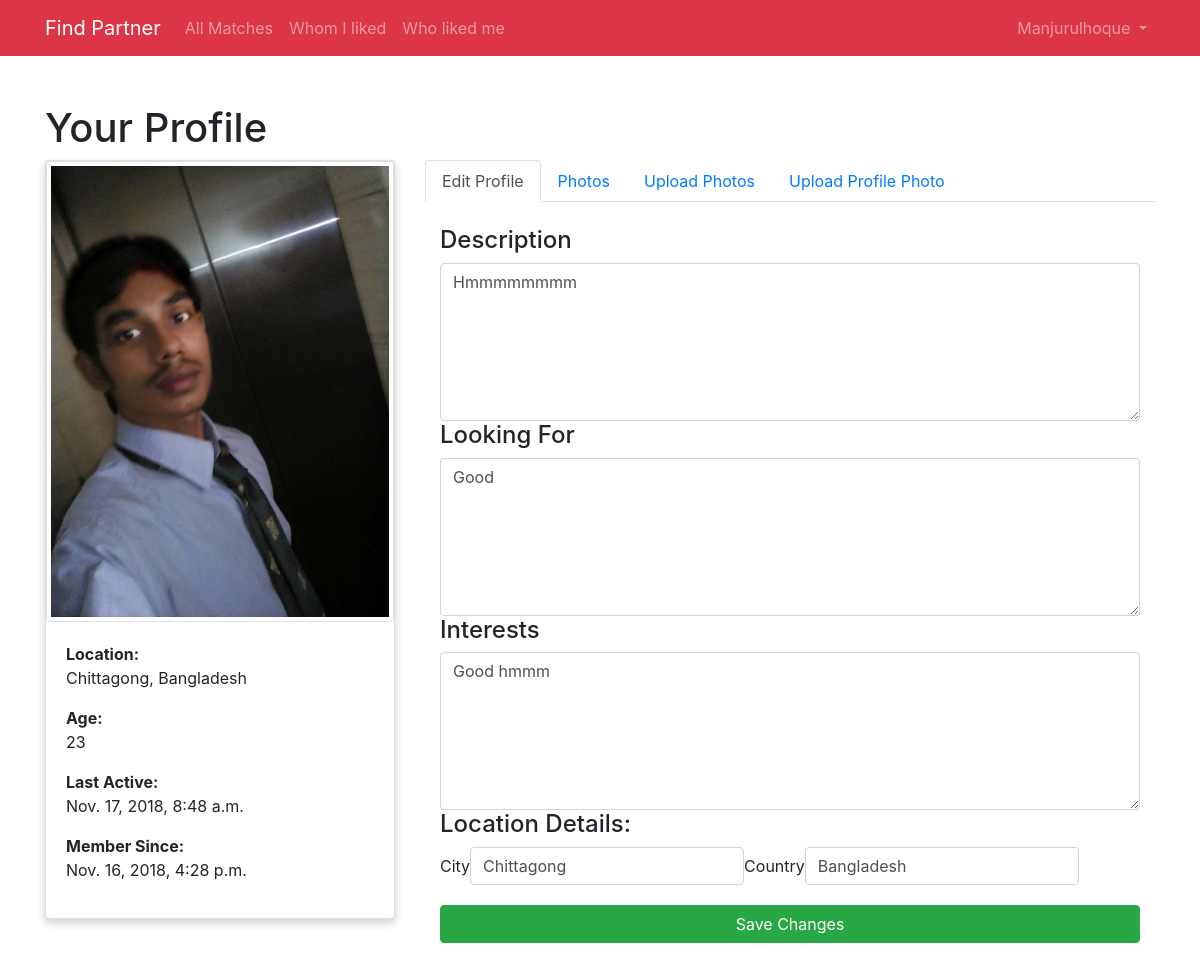
The page /profile/edit (signed in) on the database its author committed.
### accounts/models.py (models this page shows, shortened)
class User(AbstractUser):
    username = models.CharField(max_length=256, blank=False)
    email = models.EmailField(unique=True, blank=False)
    gender = models.CharField(max_length=10, blank=False)
    age = models.IntegerField(blank=False)
    dob = models.DateField(blank=True, null=True)
    about = models.TextField(blank=True, null=True)
    looking_for = models.TextField(blank=True, null=True)
    interests = models.TextField(blank=True, null=True)
    city = models.CharField(max_length=50, blank=True, null=True)
    country = models.CharField(max_length=60, blank=True, null=True)
    created_at = models.DateTimeField(auto_now_add=True, auto_now=False)
    updated_at = models.DateTimeField(default=django.utils.timezone.now, blank=True)
    profile_picture = models.ImageField(null=True,
                                        blank=True,
                                        upload_to='photos',
                                        default='images/user.png',
                                        verbose_name="profile picture"
                                        )
    USERNAME_FIELD = 'email'
    REQUIRED_FIELDS = ['username', 'gender', 'age']

### accounts/views.py (the view, shortened to what this page needs)
# urls.py: path('profile/edit', update_profile, name='profile_edit'),
@login_required(login_url="/login")
def update_profile(request):
    context = {
        "user": request.user
    }
    if request.method == "GET":
        return render(request, "profile/edit.html", context)

### templates/profile/edit.html (shortened to what this page needs)
{% extends 'layouts/app.html' %}
{% block content %}
    {% load static %}
    <div class="container mt-4">
        <div class="row">
            <div class="col-sm-4">
                <h1>Your Profile</h1>
            </div>
        </div>
        <div class="row">
            <div class="col-sm-4">
                <div class="card">
                    <img class="card-img-top img-thumbnail" src="{{ user.profile_picture.url }}" alt="">
                    <div class="card-body">
                        <div>
                            <strong>Location:</strong>
                            <p>{{ user.city }}, {{ user.country }}</p>
                        </div>
                        <div>
                            <strong>Age:</strong>
                            <p>{{ user.age }}</p>
                        </div>
                        <div>
                            <strong>Last Active:</strong>
                            <p>{{ user.updated_at }}</p>
                        </div>
                        <div>
                            <strong>Member Since:</strong>
                            <p>{{ user.created_at }}</p>
                        </div>
                    </div>
                </div>
            </div>
            <div class="col-sm-8">
                <div class="tab-panel">
                    <ul class="nav nav-tabs">
                        <li class="nav-item">
                            <a class="nav-link active" data-toggle="tab" href="#edit_profile">Edit Profile</a>
                        </li>
                        <li class="nav-item">
                            <a class="nav-link" data-toggle="tab" href="#photos">Photos</a>
                        </li>
                        <li class="nav-item">
                            <a class="nav-link" data-toggle="tab" href="#upload_photos">Upload Photos</a>
                        </li>
                        <li class="nav-item">
                            <a class="nav-link" data-toggle="tab" href="#profile_photos">Upload Profile Photo</a>
                        </li>
                    </ul>
                    <div class="tab-content">
                        <div id="edit_profile" class="container tab-pane active"><br>
                            <form action="{% url 'accounts:profile_edit' %}" method="post">
                                <h4>Description</h4>
                                <textarea class="form-control" required name="description"
                                          rows="6">{{ user.about }}</textarea>
                                <h4>Looking For</h4>
                                <textarea class="form-control" required name="looking_for"
                                          rows="6">{{ user.looking_for }}</textarea>
                                <h4>Interests</h4>
                                <textarea class="form-control" required name="interests"
                                          rows="6">{{ user.interests }}</textarea>
                                <h4>Location Details:</h4>
                                <div class="form-inline">
                                    <label for="city">City</label>
                                    <input type="text" class="form-control" required
                                           value="{% if user.city %}{{ user.city }}{% endif %}"
                                           name="city">
                                    <label for="country">Country</label>
                                    <input type="text" class="form-control" required
                                           value="{% if user.country %}{{ user.country }}{% endif %}"
                                           name="country">
                                </div>
                                <button type="submit" style="margin-top: 20px" class="btn btn-success btn-block">Save
                                    Changes
                                </button>
                            </form>
                        </div>
                    </div>
                </div>
            </div>
        </div>
    </div>
{% endblock %}

### templates/layouts/app.html (shortened to what this page needs)
<!DOCTYPE html>
<html>
<head>
    {% load staticfiles %}
    <link href="{% static 'css/bootstrap.css' %}" rel="stylesheet">
    <link href="{% static 'css/font-awesome.min.css' %}" rel="stylesheet">
    <link href="https://cdnjs.cloudflare.com/ajax/libs/ekko-lightbox/5.3.0/ekko-lightbox.css" rel="stylesheet">
    <link href="{% static 'css/style.css' %}" rel="stylesheet">
</head>
<body>
<div id="app">
    <nav class="navbar navbar-expand-md navbar-dark bg-danger">
        <div class="container">
            <a class="navbar-brand" href="/">
                Find Partner
            </a>
            <div class="collapse navbar-collapse" id="navbarSupportedContent">
                {% if request.user.is_authenticated %}
                    <ul class="navbar-nav mr-auto">
                        <li class="nav-item">
                            <a class="nav-link" href="{% url 'app:matches' %}">All Matches</a>
                        </li>
                        <li class="nav-item">
                            <a class="nav-link" href="{% url 'app:whom_i_liked' %}">Whom I liked</a>
                        </li>
                        <li class="nav-item">
                            <a class="nav-link" href="{% url 'app:liked_me' %}">Who liked me</a>
                        </li>
                    </ul>
                {% endif %}
                <ul class="navbar-nav ml-auto">
                    {% if not request.user.is_authenticated %}
                        <li class="nav-item">
                            <a class="nav-link" href="{% url 'accounts:login' %}">Login</a>
                        </li>
                        <li class="nav-item">
                            <a class="nav-link" href="{% url 'accounts:register' %}">Register</a>
                        </li>
                    {% else %}
                        <li class="nav-item dropdown">
                            <a id="navbarDropdown" class="nav-link dropdown-toggle" href="#" role="button"
                               data-toggle="dropdown" aria-haspopup="true" aria-expanded="false">
                                {{ request.user.username|capfirst }}
                            </a>
                        </li>
                    {% endif %}
                </ul>
            </div>
        </div>
    </nav>
    <main class="py-4">
        {% block content %}
        {% endblock %}
    </main>
</div>
</body>
</html>

### static/css/style.css (style rules this page uses)
.card { box-shadow: 0 4px 8px 0 rgba(0, 0, 0, 0.2); transition: 0.3s; }
.card img { transform: scale(1.0, 1.0); transition-duration: 500ms; transition-timing-function: ease-out; }

### rows shown on the page
User: user.username "Manjurulhoque", profile_picture (picture), city "Chittagong", country "Bangladesh", age "23", updated_at "Nov. 17, 2018, 8:48 a.m.", created_at "Nov. 16, 2018, 4:28 p.m.", description "Hmmmmmmmm", looking_for "Good", interests "Good hmmm"
